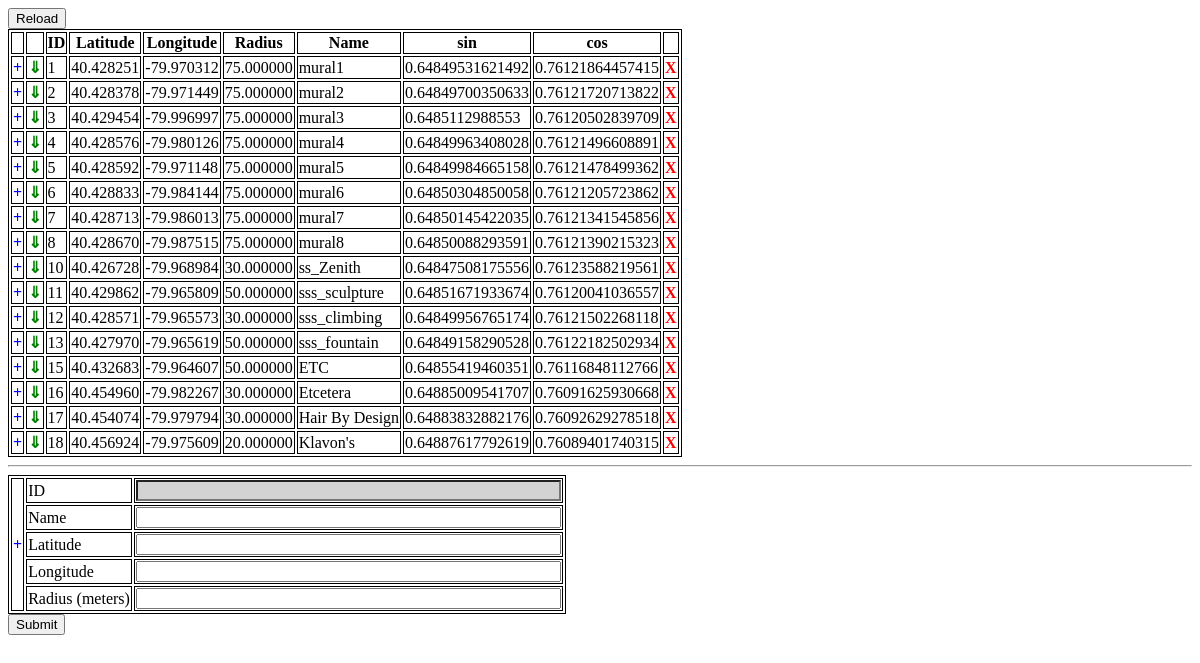
The app's page /www/dba/location.php with its own data.
### tables this page shows
CREATE TABLE location (
  id int(11) NOT NULL AUTO_INCREMENT,
  lat decimal(9,6) NOT NULL,
  lng decimal(9,6) NOT NULL,
  radius decimal(9,6) NOT NULL,
  latSin double NOT NULL,
  latCos double NOT NULL,
  `name` varchar(100) NOT NULL,
  PRIMARY KEY (id)
);

### www/dba/location.php (the view, shortened to what this page needs)
<!DOCTYPE html>
<html>
<head>
<link rel="stylesheet" type="text/css" href="dba.css">
</head>
<body>
<?php
$db = new mysqli("localhost", "pgh-challenge", "5NdSW4FaAqQXthqs", "game");
$table = "location";
$stmt = $db->prepare("select id, lat, lng, radius, name, latSin, latCos from $table");
echo "<input class=\"refreshBtn\" type=\"button\" value=\"Reload\" onclick=\"refreshPage()\" />\n";
echo "<table id=\"dataTable\">\n";
echo "<tr><th></th><th></th><th>ID</th><th>Latitude</th><th>Longitude</th><th>Radius</th><th>Name</th><th>sin</th><th>cos</th>";
echo "<td></td></tr>\n";
$stmt->execute();
$stmt->bind_result($id, $lat, $lng, $radius, $name, $sin, $cos);
while($stmt->fetch())
{
	echo "<tr>".
	"<td><a class=\"zoomtext\" href=\"javascript:void(0)\" onclick=\"zoomMap($lat, $lng, $radius)\">+</td>".
	"<td><a class=\"copyText\" href=\"javascript:void(0)\" onClick=\"duplicate($id, $lat, $lng, $radius, '$name')\">&dArr;</a></td>".
	"<td>$id</td><td>$lat</td><td>$lng</td><td>$radius</td><td>$name</td><td>$sin</td><td>$cos</td>".
	"<td><a class=\"deletetext\" href=\"javascript:void(0)\" onclick=\"removeRow($id)\">X</a></td>".
	"</tr>\n";
}
echo "</table>\n";
?>
<hr/>
<form method="post" action="location.php">
<table>
<tr>
	<td rowspan="100"><a class="zoomtext" href="javascript:void(0)" onclick="zoomMapForm()">+</td>
	<td>ID</td><td><input class="grayed"d name="id" readonly="readonly" type="text" size="50"/ ></td>
</tr>
<td>Name</td><td><input name="name" type="text" size="50"/ ></td>
<tr><td>Latitude</td><td><input name="lat" type="text" size="50" /></td></tr>
<tr><td>Longitude</td><td><input name="lng" type="text" size="50" /></td></tr>
<tr><td>Radius (meters)</td><td><input name="radius" type="text" size="50" /></td></tr>
</table>
<input type="submit"/>
</form>
</body>
</html>

### www/dba/dba.css (style rules this page uses)
table, tr, td, th { border: 1px solid black; }
.errortext, .deletetext { font-weight: bold; color: red; text-decoration: none; }
.successText, .copyText { font-weight: bold; color: green; text-decoration: none; }
.zoomtext { font-weight: bold; color: blue; text-decoration: none; }
.refreshBtn { vertical-align: top; display:block; }
.grayed { background: lightGray; }

### records on screen
location: id "1", lat "40.428251", lng "-79.970312", radius "75.000000", name "mural1", latSin "0.64849531621492", latCos "0.76121864457415"
location: id "2", lat "40.428378", lng "-79.971449", radius "75.000000", name "mural2", latSin "0.64849700350633", latCos "0.76121720713822"
location: id "3", lat "40.429454", lng "-79.996997", radius "75.000000", name "mural3", latSin "0.6485112988553", latCos "0.76120502839709"
location: id "4", lat "40.428576", lng "-79.980126", radius "75.000000", name "mural4", latSin "0.64849963408028", latCos "0.76121496608891"
location: id "5", lat "40.428592", lng "-79.971148", radius "75.000000", name "mural5", latSin "0.64849984665158", latCos "0.76121478499362"
location: id "6", lat "40.428833", lng "-79.984144", radius "75.000000", name "mural6", latSin "0.64850304850058", latCos "0.76121205723862"
location: id "7", lat "40.428713", lng "-79.986013", radius "75.000000", name "mural7", latSin "0.64850145422035", latCos "0.76121341545856"
location: id "8", lat "40.428670", lng "-79.987515", radius "75.000000", name "mural8", latSin "0.64850088293591", latCos "0.76121390215323"
location: id "10", lat "40.426728", lng "-79.968984", radius "30.000000", name "ss_Zenith", latSin "0.64847508175556", latCos "0.76123588219561"
location: id "11", lat "40.429862", lng "-79.965809", radius "50.000000", name "sss_sculpture", latSin "0.64851671933674", latCos "0.76120041036557"
location: id "12", lat "40.428571", lng "-79.965573", radius "30.000000", name "sss_climbing", latSin "0.64849956765174", latCos "0.76121502268118"
location: id "13", lat "40.427970", lng "-79.965619", radius "50.000000", name "sss_fountain", latSin "0.64849158290528", latCos "0.76122182502934"
location: id "15", lat "40.432683", lng "-79.964607", radius "50.000000", name "ETC", latSin "0.64855419460351", latCos "0.76116848112766"
location: id "16", lat "40.454960", lng "-79.982267", radius "30.000000", name "Etcetera", latSin "0.64885009541707", latCos "0.76091625930668"
location: id "17", lat "40.454074", lng "-79.979794", radius "30.000000", name "Hair By Design", latSin "0.64883832882176", latCos "0.76092629278518"
location: id "18", lat "40.456924", lng "-79.975609", radius "20.000000", name "Klavon's", latSin "0.64887617792619", latCos "0.76089401740315"
